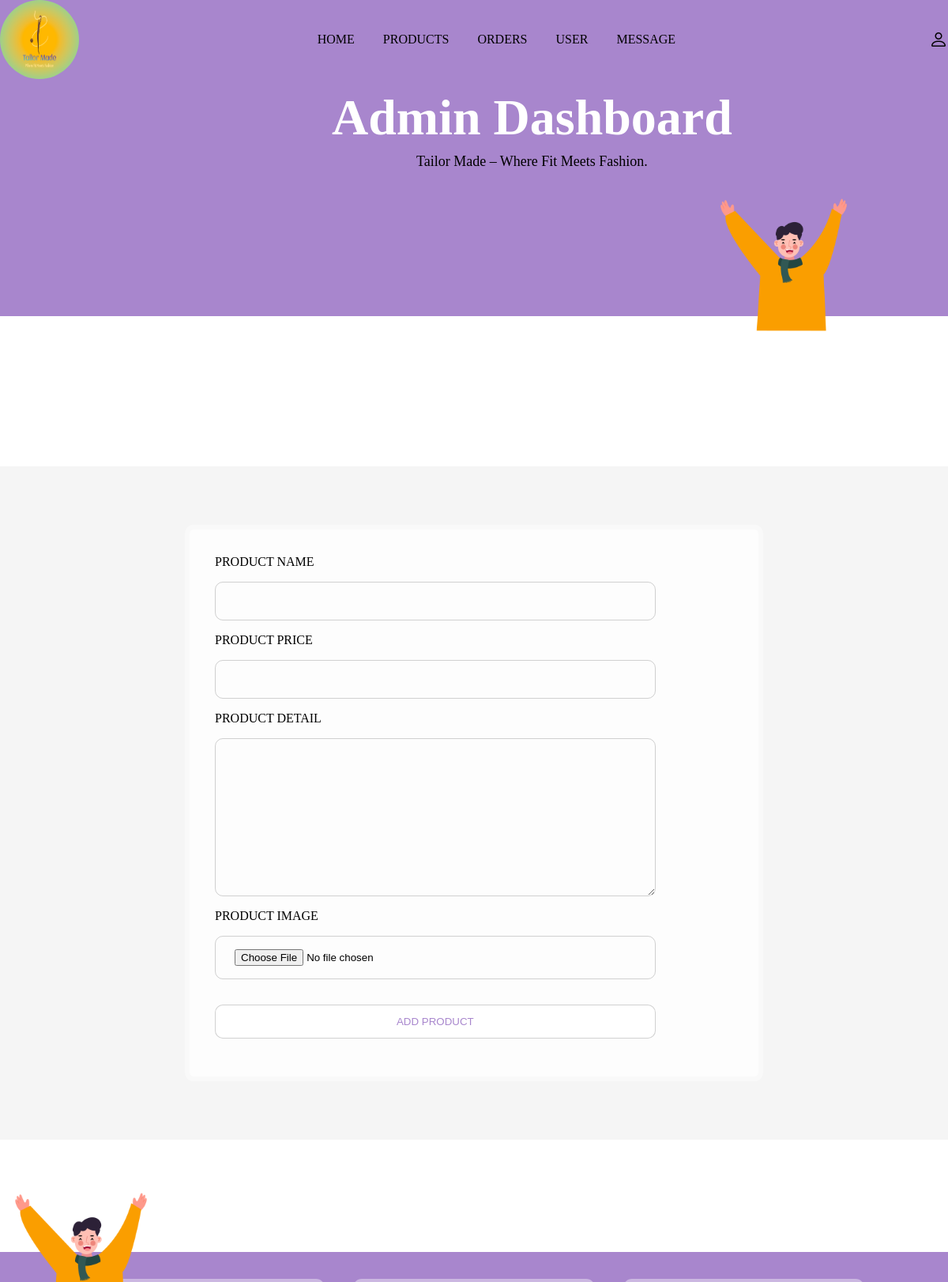
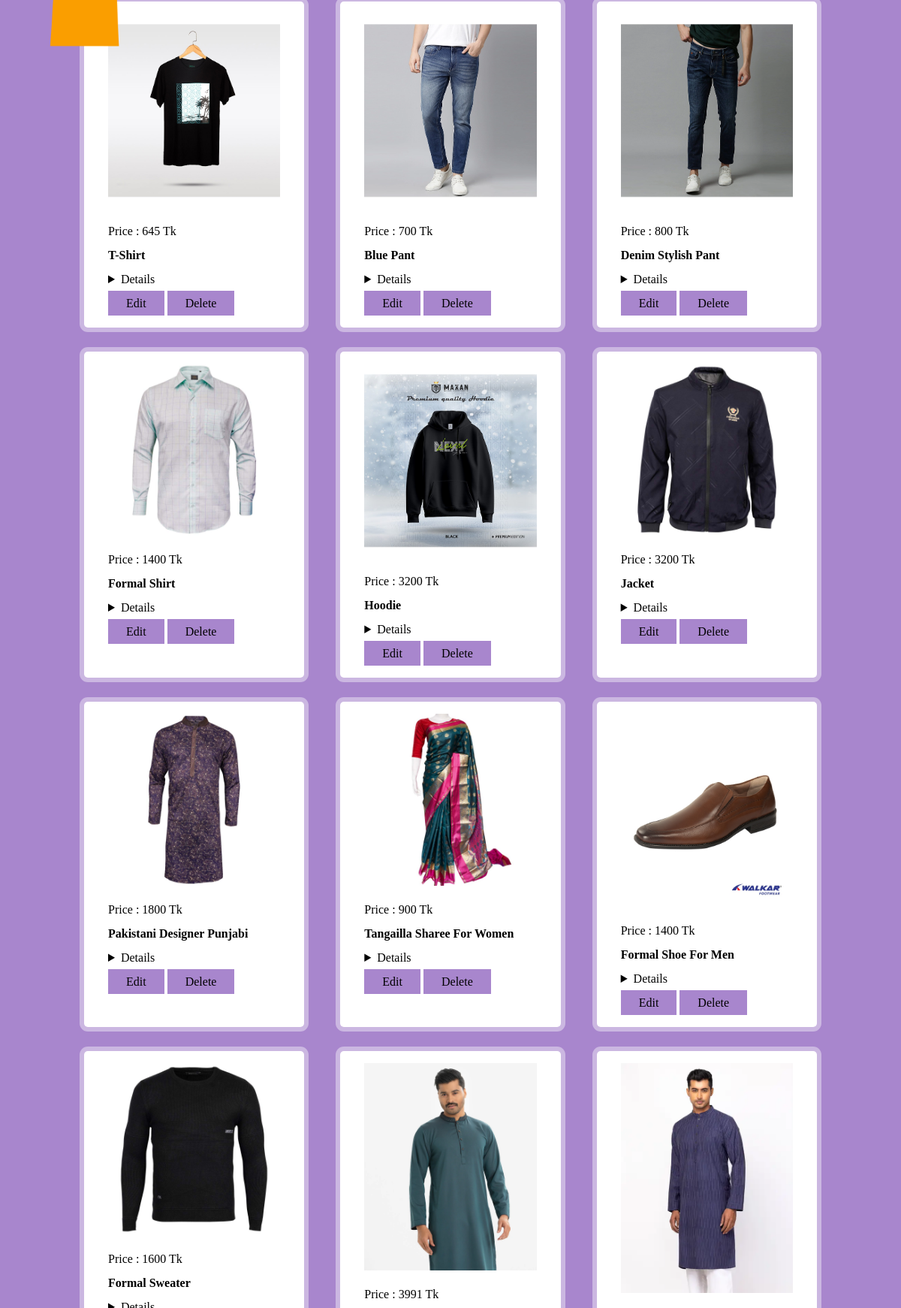
The page /Backend/admin_product.php (signed in, upper part) on the database its author committed (2 pictures, top to bottom).
### tables this page shows
CREATE TABLE `products` (
  `id` int(255) NOT NULL,
  `name` varchar(255) NOT NULL,
  `price` varchar(255) NOT NULL,
  `product_details` varchar(255) NOT NULL,
  `image` varchar(255) NOT NULL
);

### Backend/admin_product.php (the view, shortened to what this page needs)
<?php
    include 'connection.php';
?>
<!DOCTYPE html>
<html lang="en">
<head>
    <link rel="stylesheet" href="https://cdn.jsdelivr.net/npm/bootstrap-icons@1.9.1/font/bootstrap-icons.css">
    <link rel="stylesheet" href="style.css">
</head>
<body>
    <?php
    include 'admin_header.php';
    ?>
     <div class="line2"></div>
     <section class="add-products form-container">
        <form action="" method="post" enctype="multipart/form-data">
            <div class="input-field">
                <label>product name</label>
                <input type="text" name="name" required>
            </div>
            <div class="input-field">
                <label>product price</label>
                <input type="text" name="price" required>
            </div>
            <div class="input-field">
                <label>product detail</label>
                <textarea name="detail" required></textarea>
            </div>
            <div class="input-field">
                <label>product image</label>
                <input type="file" name="image" accept="image/jpg,image/jpeg,image/png,image/webp" required>
            </div>
            <input type="submit" value="add product" name="add_product" class="btn">
        </form>
     </section>
     <div class="line3"></div>
     <section class="show-products">
        <div class="box-container">
            <?php
               $select_products = mysqli_query($conn,"SELECT * FROM `products`") or die('query failed');
               if(mysqli_num_rows($select_products)>0){
                while($fetch_products = mysqli_fetch_assoc($select_products)){
            ?>
            <div class="box">
                <img src="image/<?php echo $fetch_products['image']; ?>">
                <p>Price : <?php echo $fetch_products['price']; ?> Tk</p>
                <h4><?php echo $fetch_products['name']; ?></h4>
                <details>product details : <?php echo $fetch_products['product_details']; ?></details>
                <a href="admin_product.php?edit=<?php echo $fetch_products['id']; ?>" class="edit">edit</a>
                <a href="admin_product.php?delete=<?php echo $fetch_products['id']; ?>" class="delete" onclick="return confirm('delete this product?')">delete</a>
            </div>
            <?php
                }}else{
                    echo '<div class="empty">
                    <p>no products added yet!</p>
                 </div>';
                }
            ?>
        </div>
     </section>
</body>
</html>

### Frontend/style.css (style rules this page uses)
* { margin: 0; padding: 0; box-sizing: border-box; }
:root { --box-shadow: 0px 0px 0px 6px rgb(255 255 255/40%); --orange: rgb(168, 134, 205); }
a { text-decoration: none; }
.btn { padding: .8rem 2.5em; text-transform: uppercase; background: #fff; color: var(--orange); border-radius: 10px; cursor: pointer; }
.line2,.line3 { width: 100%; height: 100px; margin-top: -3.5rem; }
.line3 { margin-top: -3.5rem; margin-bottom: 7rem; }
input,button,textarea, select { outline: none; border: 1px solid #55555544; background: transparent; width: 100%; padding: 1rem 1.5rem; border-radius: 10px; margin: 1rem 0; }
input[type=submit] { cursor: pointer; }
.form-container { background: var(--orange); width: 100%; min-height: 100vh; padding: 4rem 0; position: relative; min-height: 100vh; }
.form-container::before, .show-products::before, .message-container::before, .order-container::before { content: ''; position: absolute; background-image: url('img/6.png'); top: -5%; left: -10px; width: 255px; height: 650px; background-size: 225px; background-repeat: no-repeat; z-index: 100; }
.form-container::after { content: ''; position: absolute; background-image: url('img/banner.png'); bottom: 0; right: 0; width: 255px; height: 220px; background-size: 225px; background-repeat: no-repeat; z-index: 1; }
.form-container form { width: 60%; margin: 1rem auto; background: rgb(255 255 255/80%); box-shadow: var(--box-shadow); padding: 2rem; position: relative; border-radius: 5px; }
.form-container form label { text-transform: uppercase; width: 100%; }
.form-container form input { width: 85%; }
.form-container form textarea { width: 85%; height: 200px; }
.box-container { padding: 2% 8%; display: grid; grid-template-columns: repeat(auto-fit,minmax(15rem,1fr)); column-gap: 1rem; }
.box-container .box { background: #fff; box-shadow: var(--box-shadow); padding: 2rem; text-align: center; border-radius: 5px; margin: 1rem; }
.add-products { margin-top: -3.5rem; height: auto; background: #f5f5f5; position: relative; }
.show-products, .message-container, .order-container { position: relative; background: var(--orange); margin-top: -3.5rem; }
.show-products::before, .order-container::before { background-image: url(img/14.png); top: -100px; }
.show-products .box-container { grid-template-columns: repeat(auto-fit,minmax(20rem,1fr)); }
.show-products .box { line-height: 2; }
.show-products .box h4 { text-transform: capitalize; }
.box-container .box img { width: 100%; margin-bottom: 1rem; }
.edit,.delete { color: black; background: var(--orange); padding: .5rem 1.5rem; text-transform: capitalize; line-height: 2; }
.box-container .box { text-align: left; padding: 1rem 2rem; }

### rows shown on the page
products: image (picture), price "645", name "T-Shirt"
products: image (picture), price "700", name "Blue Pant"
products: image (picture), price "800", name "Denim Stylish Pant"
products: image (picture), price "1400", name "Formal Shirt"
products: image (picture), price "3200", name "Hoodie"
products: image (picture), price "3200", name "Jacket"
products: image (picture), price "1800", name "Pakistani Designer Punjabi"
products: image (picture), price "900", name "Tangailla Sharee For Women"
products: image (picture), price "1400", name "Formal Shoe For Men"
products: image (picture), price "1600", name "Formal Sweater"
products: image (picture), price "3991"
products: image (picture)
